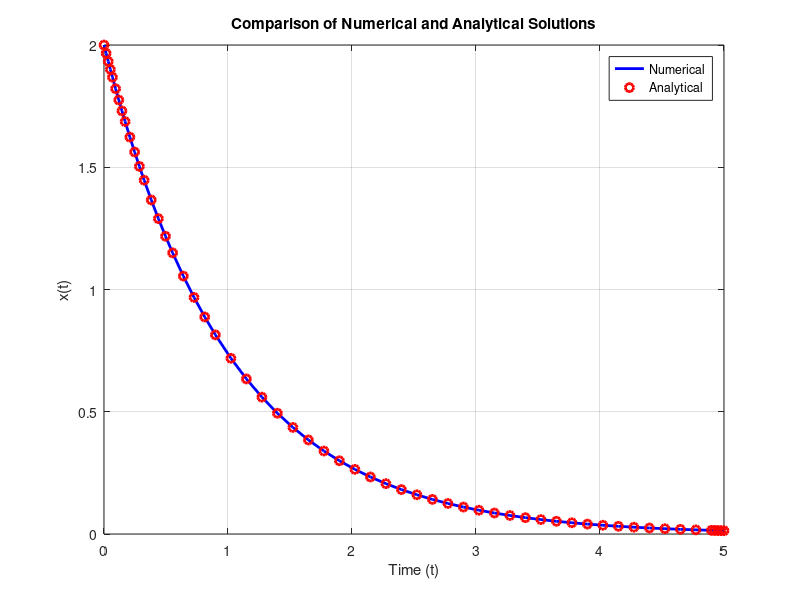
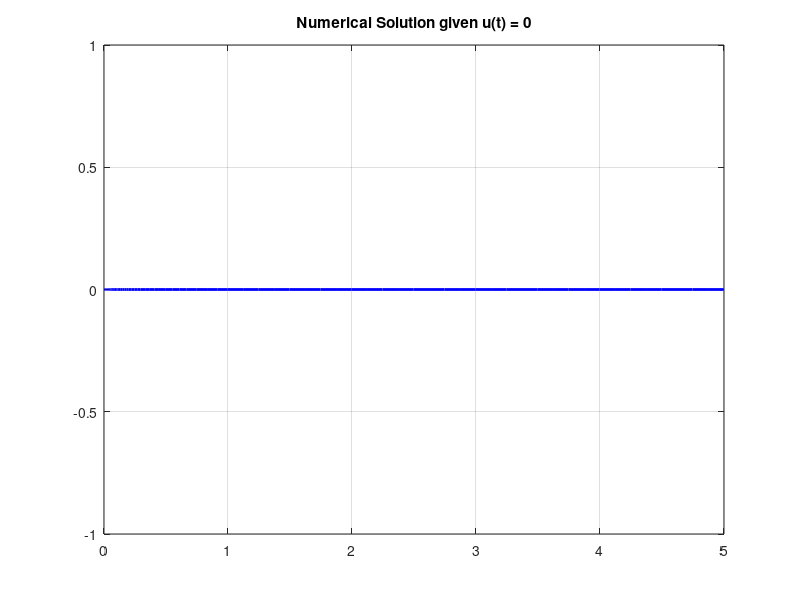
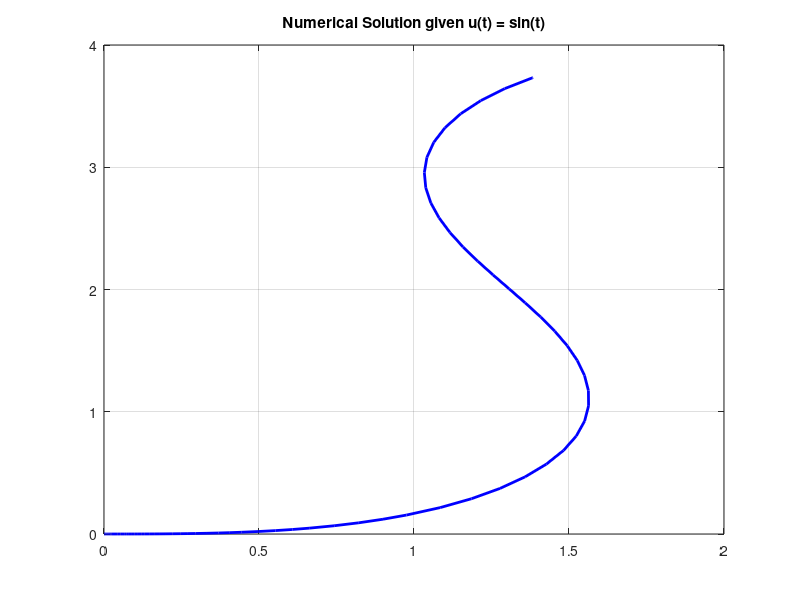

Write the MATLAB code that produced these figures, in order. (Note: this script raises an error after producing the figures.)
%% Problem 2:
close all; clear all; clc;

% ODE function
ode = @(t, x) -x; 
tspan = [0 5]; % t∈[0,5]
x0 = 2; % initial condition

% solve numerically
[t_num, x_num] = ode45(ode, tspan, x0);

% analytical soln
x_a = x0 * exp(-t_num);

figure(1)
plot(t_num, x_num, '-b', 'LineWidth', 2);
hold on;
plot(t_num, x_a, 'or', 'LineWidth', 2)
xlabel('Time (t)'); ylabel('x(t)'); title('Comparison of Numerical and Analytical Solutions');
legend('Numerical', 'Analytical');
grid on;
hold off;

%% Problem 3
% 3.2
ode = @(t,x) [cos(x(3)); sin(x(3)); 0]; % u(t) = 0
x0 = [0; 0; 0]; % initial position & heading angle
[t_num, x_num] = ode45(ode, tspan, x0);

figure(2)
plot(x_num(:,1), x_num(:,2), '-b', 'LineWidth', 2);
grid on; title('Numerical Solution given u(t) = 0');

% 3.3
ode = @(t,x) [cos(x(3)); sin(x(3)); sin(t)]; % u(t) = sin(t)
x0 = [0; 0; 0]; % initial position & heading angle
[t_num, x_num] = ode45(ode, tspan, x0);

figure(3)
plot(x_num(:,1), x_num(:,2), '-b', 'LineWidth', 2);
grid on; title('Numerical Solution given u(t) = sin(t)');

%% Problem 4
syms x
ode = @(t,x) [cos(x(3)); sin(x(3)); sat(k(x), -1, 1)]; % u(t) = k(x)
x0 = [0; 0; 0]; % initial position & heading angle
[t_num, x_num] = ode45(ode, tspan, x0);

figure(4)
plot(x_num(:,1), x_num(:,2), '-b', 'LineWidth', 2);
grid on;

% saturation function
function y = sat(x, lower, upper)
    y = min(max(x, lower), upper);
end